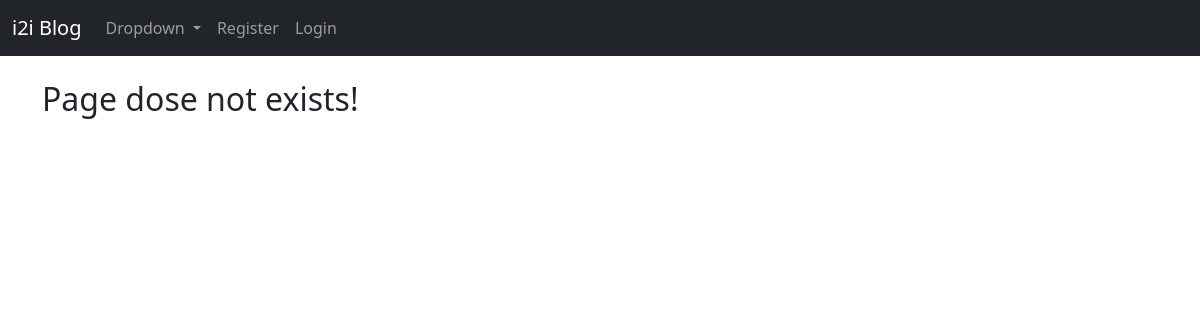
The app's page /category/uncategorized/, older data.
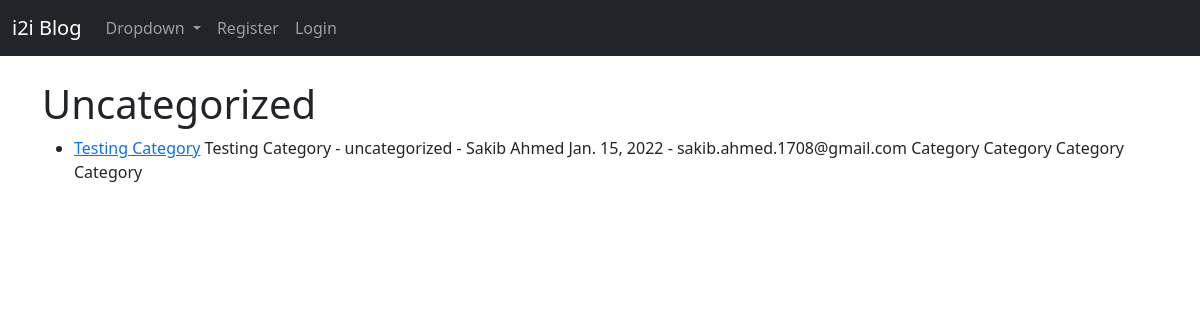
The same page, newer data.
### theblog/models.py (models this page shows, shortened)
class Post(models.Model):
    title = models.CharField(max_length=255)
    title_tag = models.CharField(max_length=255)
    author = models.ForeignKey(User, on_delete=models.CASCADE)
    body = models.TextField()
    post_date = models.DateField(auto_now_add=True)
    category = models.CharField(max_length=255, default='coding')

### theblog/views.py (the view)
def CategoryView(request, cats):
    category_posts = Post.objects.filter(category=cats.replace('-', ' '))
    return render(request, 'categories.html', {'cats': cats.title().replace('-', ' '), 'category_posts': category_posts})

### theblog/templates/categories.html (shortened to what this page needs)
<!DOCTYPE html>
<html lang="en">
  <head>
    {% extends 'base.html' %}
    {% block content %} {% if category_posts %}
    <h1>{{ cats }}</h1>
    <ul>
    {% for post in category_posts %}
      <li>
        <a href="{% url 'article-detail' post.pk %}">{{ post.title }}</a>
        {{ post.title }} - {{ post.category}} - {{ post.author.first_name }}
        {{post.author.last_name}} {{ post.post_date }} - {{ post.author.email }}
        {{ post.body|slice:":200"|safe }}<br /><br />
      </li>
      {% endfor %}
    {% else %}
      <h2>Page dose not exists!</h2>
      {% endif %}
    </ul>
    {% endblock %}

Row changes from the older to the newer data that the page shows:
added Post: category "Uncategorized", title "Testing Category", category "uncategorized", author.first_name "Sakib", author.last_name "Ahmed", post_date "Jan. 15, 2022", author.email "sakib.ahmed.1708@gmail.com", body "Category Category Category Category"
Text that changed along with them:
text no longer shown: "Page dose not exists!"
